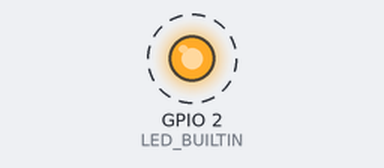
This sketch was run on a simulated ESP32. On the bench: output pins drawn as LEDs (lit = HIGH). Dashed ring = blinking. What the sketch prints to the serial monitor is not drawn.

Above: at 1.2 s.
Timing chart, 0 to 5.6 s (numbered marks = the images above):
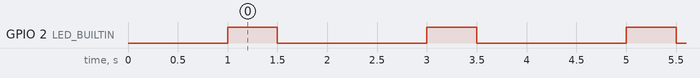

The sketch:

FlashLED.ino
```cpp
//----------------------------------------------------------------------
// Use the Arduino pin functions to flash the on board LED
// Different dev boards have the on board LED attached to different
// pins, and they even differ in whether HIGH turns on the LED or turns
// it off. We use conditional compilation to set the appropriate values
// for the board we are using
//----------------------------------------------------------------------

// The original ESP32 has the LED on pin 2 and HIGH turns the LED on
// while LOW turns it off.
#if CONFIG_IDF_TARGET_ESP32
#define LED_BUILTIN 2
#define LED_ON  HIGH
#define LED_OFF LOW

// The ESP32 C3 has the LED on pin 8 and HIGH turns the LED off while
// LOW turns it on.
#elif CONFIG_IDF_TARGET_ESP32C3
#define LED_BUILTIN 8
#define LED_ON  LOW
#define LED_OFF HIGH

// Warn if we have an unknown board
#else
#error Target CONFIG_IDF_TARGET is not supported
#endif

void setup() {
  // Configure the serial connection
  Serial.begin(115200);
  delay(1000);
  Serial.printf("FlashLED started on pin %d\n", LED_BUILTIN);

  // Set up the built in LED pin
  pinMode(LED_BUILTIN, OUTPUT);
}

void loop() {
  Serial.println("Flash!");
  // On for 0.5 secs then off for 1.5 seca
  digitalWrite(LED_BUILTIN, LED_ON);
  delay(500);
  digitalWrite(LED_BUILTIN, LED_OFF);
  delay(1500);
}
```

Measured:
- by itself, GPIO 2 (LED_BUILTIN): alternates HIGH for 0.50 s and LOW for 1.5 s
